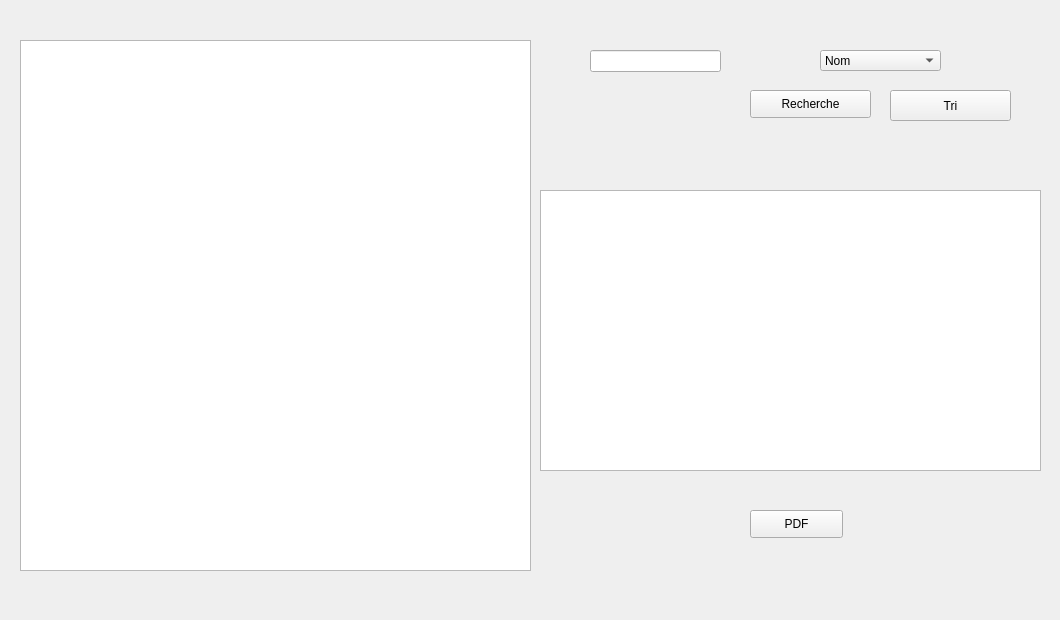
      <widget class="QWidget" name="tab_15">
       <attribute name="title">
        <string>Consulter_Employé</string>
       </attribute>
       <widget class="QLabel" name="background_7">
        <property name="geometry">
         <rect>
          <x>0</x>
          <y>0</y>
          <width>1051</width>
          <height>611</height>
         </rect>
        </property>
        <property name="text">
         <string/>
        </property>
       </widget>
       <widget class="QTableView" name="tableView_3">
        <property name="geometry">
         <rect>
          <x>20</x>
          <y>40</y>
          <width>511</width>
          <height>531</height>
         </rect>
        </property>
        <property name="font">
         <font>
          <family>MV Boli</family>
         </font>
        </property>
       </widget>
       <widget class="QLineEdit" name="Recherche_2">
        <property name="geometry">
         <rect>
          <x>590</x>
          <y>50</y>
          <width>131</width>
          <height>22</height>
         </rect>
        </property>
       </widget>
       <widget class="QTableView" name="tableView_5">
        <property name="geometry">
         <rect>
          <x>540</x>
          <y>190</y>
          <width>501</width>
          <height>281</height>
         </rect>
        </property>
       </widget>
       <widget class="QPushButton" name="pushButtonEmploye_2">
        <property name="geometry">
         <rect>
          <x>750</x>
          <y>90</y>
          <width>121</width>
          <height>28</height>
         </rect>
        </property>
        <property name="text">
         <string>Recherche</string>
        </property>
       </widget>
       <widget class="QPushButton" name="Tri_nomEmploye_2">
        <property name="geometry">
         <rect>
          <x>890</x>
          <y>90</y>
          <width>121</width>
          <height>31</height>
         </rect>
        </property>
        <property name="text">
         <string>Tri</string>
        </property>
       </widget>
       <widget class="QPushButton" name="PDFEmploye_2">
        <property name="geometry">
         <rect>
          <x>750</x>
          <y>510</y>
          <width>93</width>
          <height>28</height>
         </rect>
        </property>
        <property name="text">
         <string>PDF</string>
        </property>
       </widget>
       <widget class="QComboBox" name="comboBox_tri_2">
        <property name="geometry">
         <rect>
          <x>820</x>
          <y>50</y>
          <width>121</width>
          <height>21</height>
         </rect>
        </property>
        <item>
         <property name="text">
          <string>Nom</string>
         </property>
        </item>
        <item>
         <property name="text">
          <string>Prenom</string>
         </property>
        </item>
        <item>
         <property name="text">
          <string>Role</string>
         </property>
        </item>
       </widget>
      </widget>
